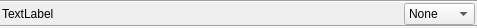
<?xml version="1.0" encoding="UTF-8"?>
<ui version="4.0">
 <class>wgVtxMapNode</class>
 <widget class="QWidget" name="wgVtxMapNode">
  <property name="geometry">
   <rect>
    <x>0</x>
    <y>0</y>
    <width>477</width>
    <height>28</height>
   </rect>
  </property>
  <property name="windowTitle">
   <string>VtxMapNode</string>
  </property>
  <layout class="QGridLayout" name="gridLayout">
   <property name="margin">
    <number>0</number>
   </property>
   <property name="spacing">
    <number>0</number>
   </property>
   <item row="0" column="0">
    <widget class="Line" name="line">
     <property name="orientation">
      <enum>Qt::Horizontal</enum>
     </property>
    </widget>
   </item>
   <item row="1" column="0">
    <layout class="QHBoxLayout" name="hlVtxMapNode">
     <property name="spacing">
      <number>0</number>
     </property>
     <property name="leftMargin">
      <number>2</number>
     </property>
     <property name="topMargin">
      <number>0</number>
     </property>
     <property name="rightMargin">
      <number>2</number>
     </property>
     <property name="bottomMargin">
      <number>0</number>
     </property>
     <item>
      <widget class="QLabel" name="lVtxMap">
       <property name="text">
        <string>TextLabel</string>
       </property>
      </widget>
     </item>
     <item>
      <spacer name="horizontalSpacer">
       <property name="orientation">
        <enum>Qt::Horizontal</enum>
       </property>
       <property name="sizeHint" stdset="0">
        <size>
         <width>40</width>
         <height>20</height>
        </size>
       </property>
      </spacer>
     </item>
     <item>
      <widget class="QComboBox" name="cbState">
       <item>
        <property name="text">
         <string>None</string>
        </property>
       </item>
       <item>
        <property name="text">
         <string>Vertex</string>
        </property>
       </item>
       <item>
        <property name="text">
         <string>Texture</string>
        </property>
       </item>
      </widget>
     </item>
    </layout>
   </item>
   <item row="2" column="0">
    <widget class="Line" name="line_2">
     <property name="orientation">
      <enum>Qt::Horizontal</enum>
     </property>
    </widget>
   </item>
  </layout>
 </widget>
 <resources/>
 <connections/>
</ui>
